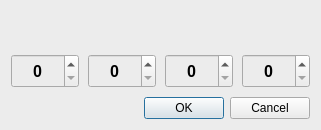
<?xml version="1.0" encoding="UTF-8"?>
<ui version="4.0">
 <class>NetworkDialog</class>
 <widget class="QDialog" name="NetworkDialog">
  <property name="geometry">
   <rect>
    <x>0</x>
    <y>0</y>
    <width>321</width>
    <height>130</height>
   </rect>
  </property>
  <property name="windowTitle">
   <string>Dialog</string>
  </property>
  <property name="styleSheet">
   <string notr="true">background-color: rgb(236, 236, 236);</string>
  </property>
  <layout class="QGridLayout" name="gridLayout_2">
   <item row="0" column="0">
    <widget class="QFrame" name="frame">
     <layout class="QGridLayout" name="gridLayout">
      <property name="leftMargin">
       <number>0</number>
      </property>
      <property name="topMargin">
       <number>0</number>
      </property>
      <property name="rightMargin">
       <number>0</number>
      </property>
      <property name="bottomMargin">
       <number>0</number>
      </property>
      <property name="horizontalSpacing">
       <number>6</number>
      </property>
      <property name="verticalSpacing">
       <number>9</number>
      </property>
      <item row="0" column="0">
       <widget class="QLabel" name="label">
        <property name="font">
         <font>
          <family>Arial</family>
          <pointsize>14</pointsize>
          <weight>75</weight>
          <bold>true</bold>
         </font>
        </property>
        <property name="text">
         <string/>
        </property>
        <property name="alignment">
         <set>Qt::AlignCenter</set>
        </property>
       </widget>
      </item>
      <item row="1" column="0">
       <layout class="QHBoxLayout" name="horizontalLayout">
        <property name="spacing">
         <number>9</number>
        </property>
        <item>
         <widget class="SpinBox" name="spinBox_1">
          <property name="sizePolicy">
           <sizepolicy hsizetype="Preferred" vsizetype="Preferred">
            <horstretch>0</horstretch>
            <verstretch>0</verstretch>
           </sizepolicy>
          </property>
          <property name="font">
           <font>
            <family>Arial</family>
            <pointsize>12</pointsize>
            <weight>75</weight>
            <bold>true</bold>
           </font>
          </property>
          <property name="alignment">
           <set>Qt::AlignCenter</set>
          </property>
          <property name="maximum">
           <number>255</number>
          </property>
         </widget>
        </item>
        <item>
         <widget class="SpinBox" name="spinBox_2">
          <property name="sizePolicy">
           <sizepolicy hsizetype="Preferred" vsizetype="Preferred">
            <horstretch>0</horstretch>
            <verstretch>0</verstretch>
           </sizepolicy>
          </property>
          <property name="font">
           <font>
            <family>Arial</family>
            <pointsize>12</pointsize>
            <weight>75</weight>
            <bold>true</bold>
           </font>
          </property>
          <property name="alignment">
           <set>Qt::AlignCenter</set>
          </property>
          <property name="maximum">
           <number>255</number>
          </property>
         </widget>
        </item>
        <item>
         <widget class="SpinBox" name="spinBox_3">
          <property name="sizePolicy">
           <sizepolicy hsizetype="Preferred" vsizetype="Preferred">
            <horstretch>0</horstretch>
            <verstretch>0</verstretch>
           </sizepolicy>
          </property>
          <property name="font">
           <font>
            <family>Arial</family>
            <pointsize>12</pointsize>
            <weight>75</weight>
            <bold>true</bold>
           </font>
          </property>
          <property name="alignment">
           <set>Qt::AlignCenter</set>
          </property>
          <property name="maximum">
           <number>255</number>
          </property>
         </widget>
        </item>
        <item>
         <widget class="SpinBox" name="spinBox_4">
          <property name="sizePolicy">
           <sizepolicy hsizetype="Preferred" vsizetype="Preferred">
            <horstretch>0</horstretch>
            <verstretch>0</verstretch>
           </sizepolicy>
          </property>
          <property name="font">
           <font>
            <family>Arial</family>
            <pointsize>12</pointsize>
            <weight>75</weight>
            <bold>true</bold>
           </font>
          </property>
          <property name="alignment">
           <set>Qt::AlignCenter</set>
          </property>
          <property name="maximum">
           <number>255</number>
          </property>
         </widget>
        </item>
       </layout>
      </item>
      <item row="2" column="0">
       <widget class="QDialogButtonBox" name="buttonBox">
        <property name="standardButtons">
         <set>QDialogButtonBox::Cancel|QDialogButtonBox::Ok</set>
        </property>
       </widget>
      </item>
     </layout>
    </widget>
   </item>
  </layout>
 </widget>
 <customwidgets>
  <customwidget>
   <class>SpinBox</class>
   <extends>QSpinBox</extends>
   <header>spinbox.h</header>
  </customwidget>
 </customwidgets>
 <resources/>
 <connections>
  <connection>
   <sender>buttonBox</sender>
   <signal>rejected()</signal>
   <receiver>NetworkDialog</receiver>
   <slot>reject()</slot>
   <hints>
    <hint type="sourcelabel">
     <x>136</x>
     <y>94</y>
    </hint>
    <hint type="destinationlabel">
     <x>136</x>
     <y>52</y>
    </hint>
   </hints>
  </connection>
  <connection>
   <sender>buttonBox</sender>
   <signal>accepted()</signal>
   <receiver>NetworkDialog</receiver>
   <slot>accept()</slot>
   <hints>
    <hint type="sourcelabel">
     <x>136</x>
     <y>94</y>
    </hint>
    <hint type="destinationlabel">
     <x>136</x>
     <y>52</y>
    </hint>
   </hints>
  </connection>
 </connections>
</ui>
